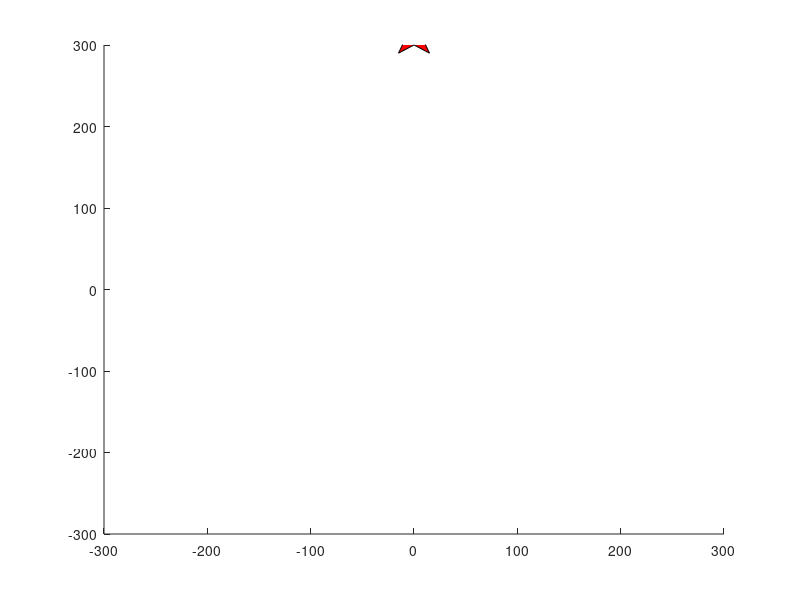

This figure's MATLAB source:
x = [-15 0 15 0];
y = [-10 30 -10 0];
V = [0 10];
centre = [0 0];
axis([-300 300 -300 300]);
h = patch(centre(1) + x, centre(2) + y, [1 0 0]);

for i = 1:300
    centre(1) = centre(1) + V(1)*0.1;
    centre(2) = centre(2) + V(2)*0.1;
%     [x, y] = RotatePatch(x, y, 1);
    delete(h);
    h = patch(centre(1) + x, centre(2) + y, [1 0 0]);
    pause(0.1);
end


